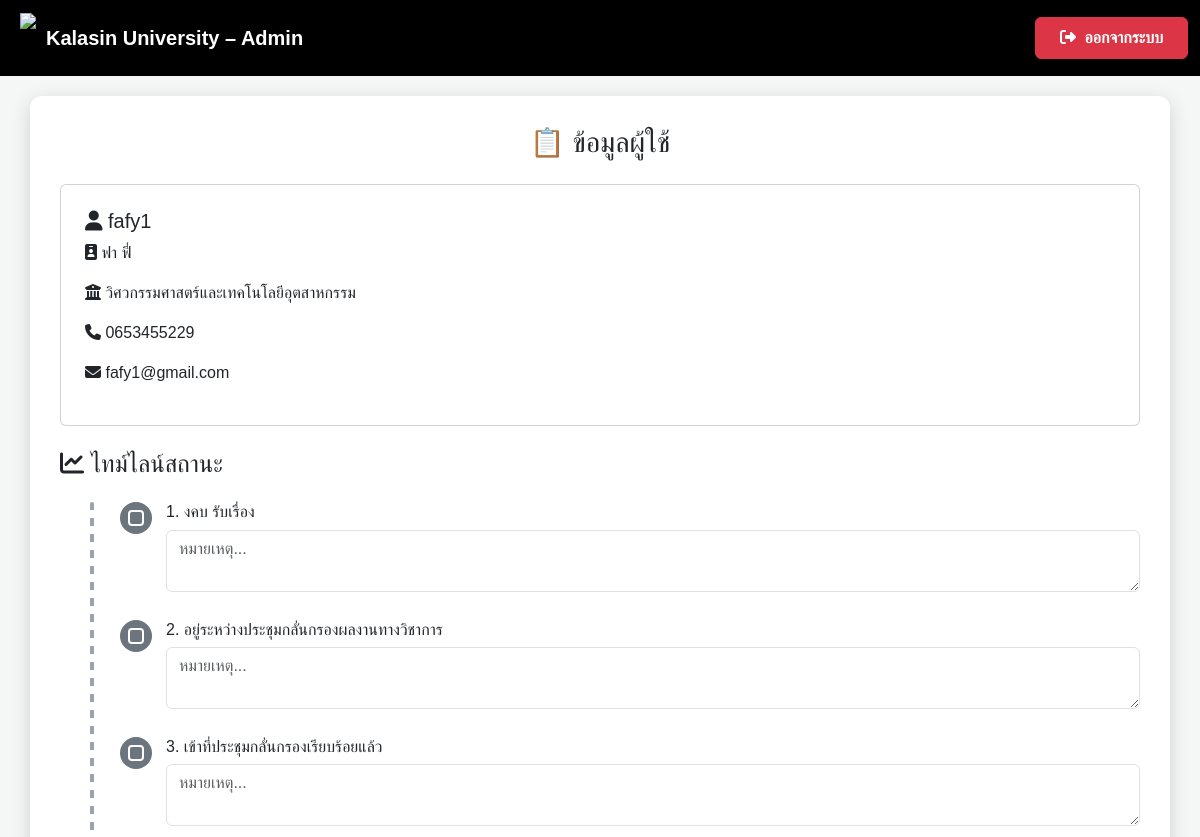
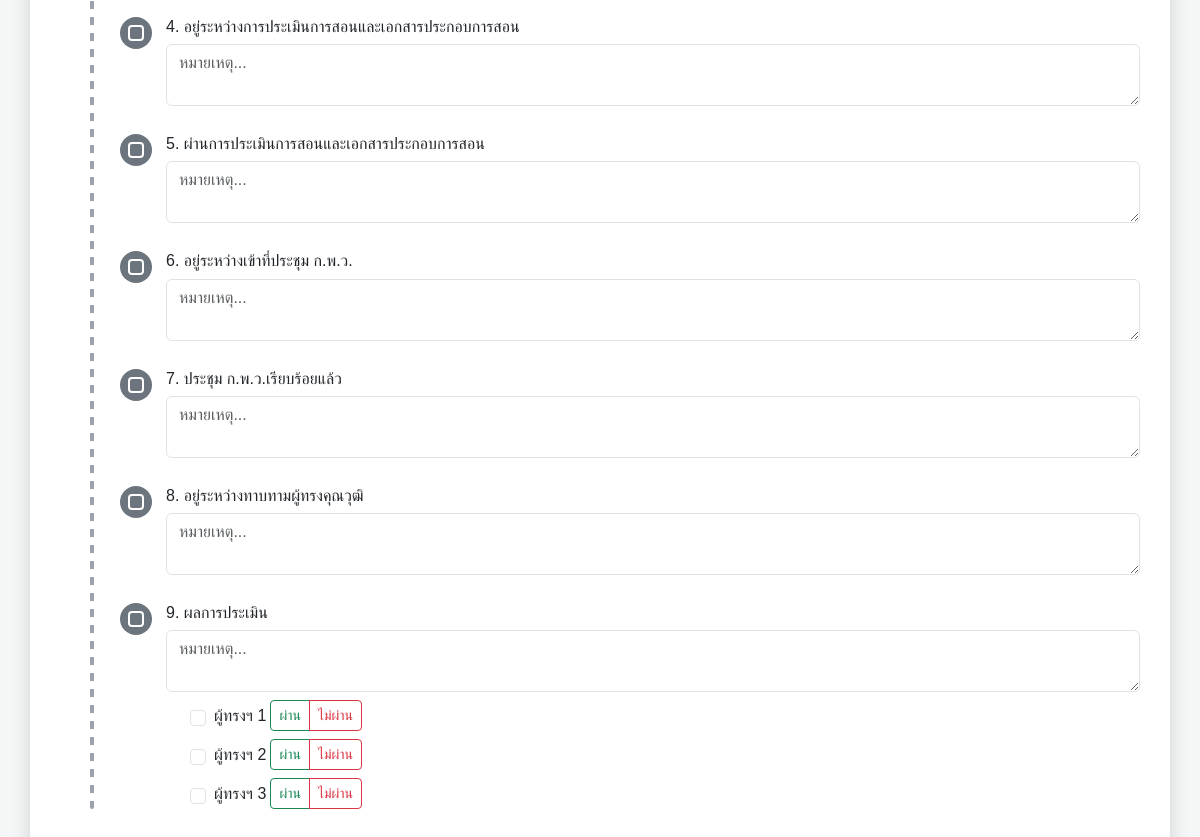
Before: /timeline/6 with the older database file (2 pictures, top to bottom).
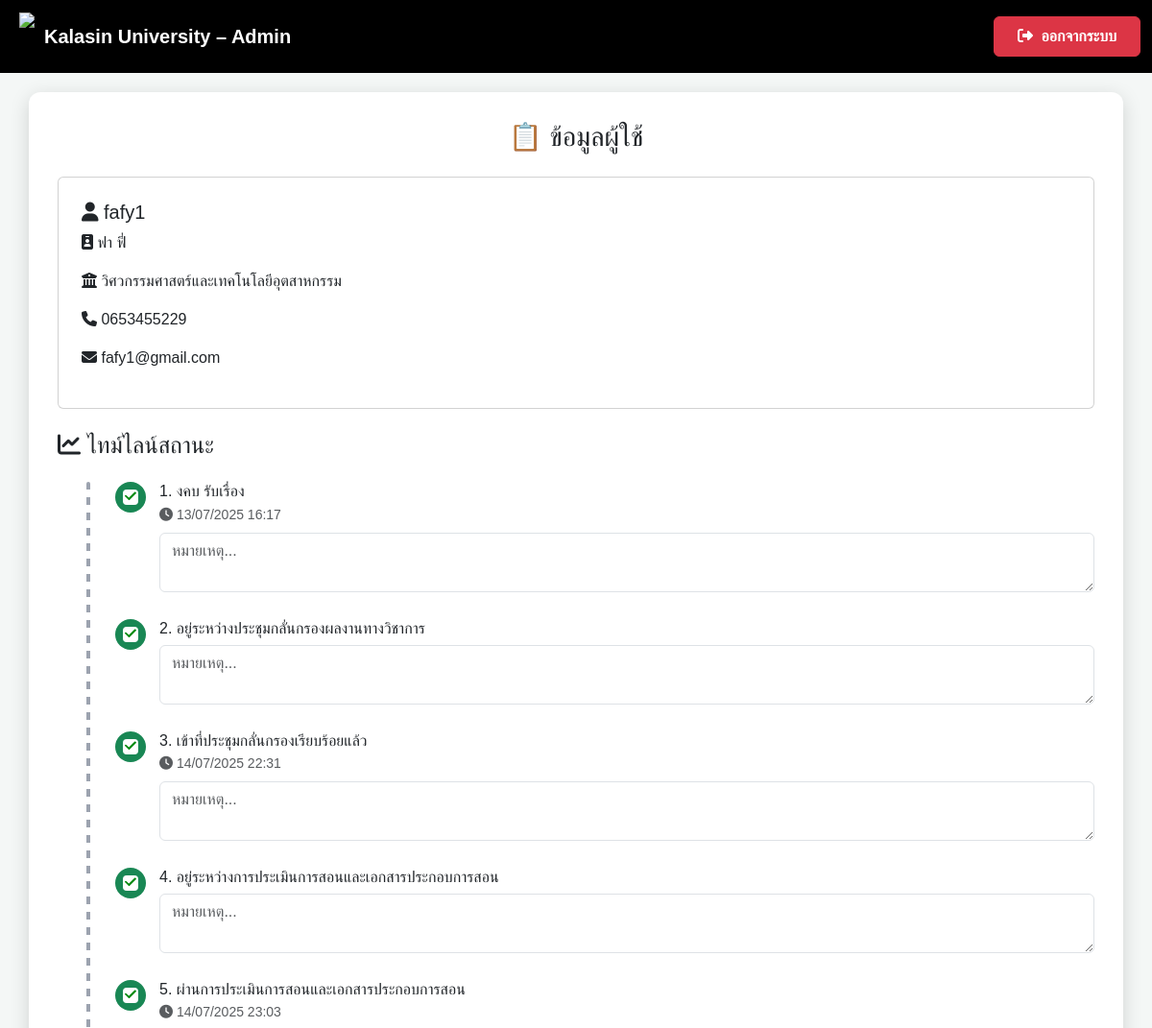
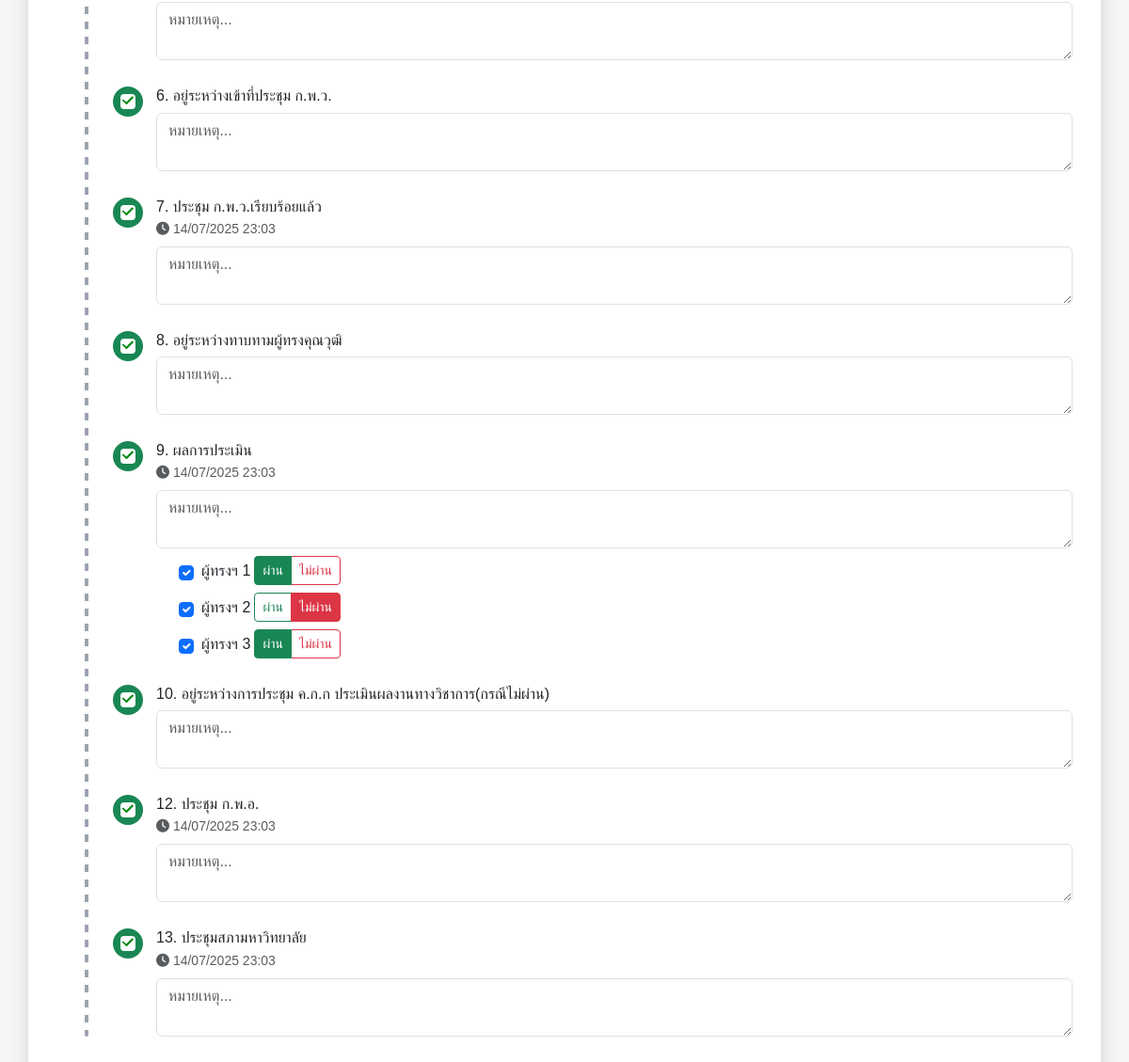
After: the same page with the newer database file (2 pictures, top to bottom).
### app.py (models this page shows)
class User(db.Model, UserMixin):
    __tablename__ = "user"
    id        = db.Column(db.Integer, primary_key=True)
    username  = db.Column(db.String(80),  unique=True, nullable=False)
    password  = db.Column(db.String(128), nullable=False)   # เก็บ hash ได้ยาว ๆ
    full_name = db.Column(db.String(150), nullable=False)
    first_name = db.Column(db.String(80))
    last_name  = db.Column(db.String(80))
    faculty    = db.Column(db.String(100), nullable=False)
    email      = db.Column(db.String(120), unique=True, nullable=False)
    role       = db.Column(db.String(20),  default="user")
    phone      = db.Column(db.String(20))   # 🆕 เพิ่มบรรทัดนี้
    requests = db.relationship(
        "AcademicRequest",
        backref="user",
        cascade="all, delete-orphan",
        lazy="dynamic"
    )
    workflow_steps = db.relationship(
        "WorkflowStep",
        backref="user",
        cascade="all, delete-orphan",
        lazy="dynamic"
    )

class WorkflowStep(db.Model):
    __tablename__ = "workflow_step"
    id        = db.Column(db.Integer, primary_key=True)
    user_id   = db.Column(
        db.Integer,
        db.ForeignKey("user.id", ondelete="CASCADE"),
        nullable=False
    )
    order_no  = db.Column(db.Integer)           # 1-13
    title     = db.Column(db.String(150))
    is_done   = db.Column(db.Boolean,  default=False)
    done_at   = db.Column(db.DateTime)
    comment   = db.Column(db.Text)
    is_visible = db.Column(db.Boolean, default=True)
    experts = db.relationship(
        "ExpertVote",
        backref="step",
        cascade="all, delete-orphan",
        lazy="dynamic"
    )

### app.py (the view)
@app.route("/timeline/<int:user_id>", endpoint="timeline")
def timeline(user_id):
    user = User.query.get_or_404(user_id)
    ensure_workflow(user.id)
    recalc_after_vote(user.id)   # <- เติมบรรทัดนี้ เข้าไปก่อน query
    steps = (WorkflowStep.query
             .filter_by(user_id=user.id, is_visible=True)
             .order_by(WorkflowStep.order_no)
             .all())
    for st in steps:
        st.show_time = st.order_no in SHOW_TIME_STEPS  # True / False
    FAC_MAP = {
        "engineering-industrial-tech": "วิศวกรรมศาสตร์และเทคโนโลยีอุตสาหกรรม",
        "science-health-tech": "วิทยาศาสตร์และเทคโนโลยีสุขภาพ",
        "agri-tech": "เทคโนโลยีการเกษตร",
        "liberal-arts": "ศิลปศาสตร์",
        "edu-innovation": "ศึกษาศาสตร์และนวัตกรรมการศึกษา",
        "management-science": "บริหารศาสตร์"
    }
    faculty_th = FAC_MAP.get(user.faculty, "ไม่ระบุคณะ")
    return render_template(
        "timeline.html",
        user=user,
        faculty_th=faculty_th,
        steps=steps,    # ตอนนี้ DB ถูกกรอง is_visible มาแล้ว
    )

### app.py (called while the page is built, shortened)
def ensure_workflow(user_id):
    if WorkflowStep.query.filter_by(user_id=user_id).first():
        return

@app.template_filter("th_time")
def th_time(dt, fmt="%d/%m/%Y %H:%M"):
    if not dt:
        return ""
    if dt.tzinfo is None:           # ← ถ้าเจอค่า naive
        dt = dt.replace(tzinfo=timezone.utc)
    th = pytz.timezone("Asia/Bangkok")
    return dt.astimezone(th).strftime(fmt)

### templates/timeline.html (shortened to what this page needs)
<!DOCTYPE html>
<html lang="th">
<head>
  <link href="https://cdn.jsdelivr.net/npm/bootstrap@5.3.3/dist/css/bootstrap.min.css" rel="stylesheet" />
  <link href="https://cdnjs.cloudflare.com/ajax/libs/font-awesome/6.4.2/css/all.min.css" rel="stylesheet" />
</head>
<body>
<nav class="navbar navbar-expand-lg navbar-dark">
  <div class="container-fluid">
    <a class="navbar-brand ms-2 d-flex align-items-center" href="{{ url_for('admin_dashboard') }}">
      <img src="https://upload.wikimedia.org/wikipedia/th/4/4e/Kalasin_University_Seal.svg"
           style="height:50px;margin-right:10px">
      <strong>Kalasin University – Admin</strong>
    </a>
    <div class="ms-auto">
      <a href="{{ url_for('logout') }}" class="btn btn-danger fw-bold px-4 py-2">
        <i class="fas fa-sign-out-alt me-1"></i> ออกจากระบบ
      </a>
    </div>
  </div>
</nav>
<div class="container box">
  <h3 class="mb-4 text-center">📋 ข้อมูลผู้ใช้</h3>
  <div class="card p-4">
    <h5><i class="fas fa-user"></i> {{ user.username }}</h5>
    <p><i class="fas fa-id-badge"></i> {{ user.first_name }} {{ user.last_name }}</p>
    <p><i class="fas fa-building-columns"></i> {{ faculty_th }}</p>
    <p><i class="fas fa-phone"></i> {{ user.phone or '—' }}</p>
    <p><i class="fas fa-envelope"></i> {{ user.email }}</p>
  </div>
<h4 class="mt-4 mb-3"><i class="fas fa-chart-line"></i> ไทม์ไลน์สถานะ</h4>
<ul class="timeline">
  {% if steps and steps|length > 0 %}
    {% for step in steps %}
      <li class="timeline-item">
        <span class="timeline-icon {{ 'checked' if step.is_done else 'bg-secondary text-white' }}"
              id="ico-{{ step.id }}">
        </span>
        <div class="timeline-content">
          <h6>{{ step.order_no }}. {{ step.title }}</h6>
          {% if step.show_time %}
            <small id="time-{{ step.id }}"
                   class="text-muted done-time {% if not (step.is_done and step.done_at) %}d-none{% endif %}">
              {% if step.is_done and step.done_at %}
                <i class="fas fa-clock"></i> {{ step.done_at|th_time }}
              {% endif %}
            </small>
          {% endif %}
          <textarea class="form-control comment-area mt-2"
                    id="cmt-{{ step.id }}"
                    placeholder="หมายเหตุ..."
                    onblur="saveComment({{ step.id }})">{{ step.comment or '' }}</textarea>
          {% if step.order_no == 9 %}
            <div class="d-flex flex-column gap-2 mt-2 ps-4">
              {% for e in range(3) %}
                {% set vote = step.experts.filter_by(idx=e).first() %}
                <div class="d-flex align-items-center gap-1">
                  <input type="checkbox"
                         class="form-check-input me-1"
                         id="exp-{{ step.id }}-{{ e }}"
                         {% if vote %}checked{% endif %}
                         onchange="toggleExpert(this, {{ step.id }}, {{ e }})">
                  <span>ผู้ทรงฯ {{ e+1 }}</span>
                  <div class="btn-group" role="group">
                    <label class="btn btn-outline-success btn-sm"
                           for="pass-{{ step.id }}-{{ e }}">
                      ผ่าน
                    </label>
                    <label class="btn btn-outline-danger btn-sm"
                           for="fail-{{ step.id }}-{{ e }}">
                      ไม่ผ่าน
                    </label>
                  </div>
                </div>
              {% endfor %}
            </div>
          {% endif %}
        </div>
      </li>
    {% endfor %}
  {% else %}
    <p>ยังไม่มีขั้นตอนให้แสดง</p>
  {% endif %}
</ul>
</body>
</html>

### templates/timeline.html (style rules this page uses)
body { font-family:'Poppins',sans-serif;background:#f4f7f6; }
.navbar { background:#000 }
.box { background:#fff;border-radius:12px;padding:30px;box-shadow:0 5px 20px rgba(0,0,0,.15);margin-top:20px; }
.timeline { position:relative;list-style:none;margin:0;padding-left:60px;margin-top:1.5rem; }
.timeline::before { content:"";position:absolute;left:30px;top:0;bottom:0;width:4px;background-image:repeating-linear-gradient(to bottom,#9ca3af 0 8px,transparent 8px 16px);border-radius:2px; }
.timeline-item { display:flex;align-items:flex-start;margin-bottom:1.75rem; }
.timeline-icon { flex:0 0 32px;width:32px;height:32px;border-radius:50%;display:flex;align-items:center;justify-content:center;font-size:.9rem;margin-right:14px;position:relative;transition:.15s; }
.timeline-content { flex:1; }
.timeline-content h6 { margin:0;font-weight:500; }
.done-time { display:block;margin-top:4px; }
.timeline-icon::after { content:"";position:absolute;top:8px;left:8px;width:16px;height:16px;border:2px solid #fff;border-radius:4px;background:transparent;pointer-events:none; }
.timeline-icon.checked { background:#198754!important; }

Changed rows visible on the page:
changed WorkflowStep "งคบ รับเรื่อง": is_done False → True (drawn); done_at|th_time (not shown) → "13/07/2025 16:17"
changed WorkflowStep "อยู่ระหว่างประชุมกลั่นกรองผลงานทางวิชาการ": is_done False → True (drawn)
changed WorkflowStep "เข้าที่ประชุมกลั่นกรองเรียบร้อยแล้ว": is_done False → True (drawn); done_at|th_time (not shown) → "14/07/2025 22:31"
changed WorkflowStep "อยู่ระหว่างการประเมินการสอนและเอกสารประกอบการสอน": is_done False → True (drawn)
changed WorkflowStep "ผ่านการประเมินการสอนและเอกสารประกอบการสอน": is_done False → True (drawn); done_at|th_time (not shown) → "14/07/2025 23:03"
changed WorkflowStep "อยู่ระหว่างเข้าที่ประชุม ก.พ.ว.": is_done False → True (drawn)
changed WorkflowStep "ประชุม ก.พ.ว.เรียบร้อยแล้ว": is_done False → True (drawn); done_at|th_time (not shown) → "14/07/2025 23:03"
changed WorkflowStep "อยู่ระหว่างทาบทามผู้ทรงคุณวุฒิ": is_done False → True (drawn)
changed WorkflowStep "ผลการประเมิน": is_done False → True (drawn); done_at|th_time (not shown) → "14/07/2025 23:03"; id "☐" → "☑"
now on this page (row edited): WorkflowStep: order_no "10", title "อยู่ระหว่างการประชุม ค.ก.ก ประเมินผลงานทางวิชาการ(กรณีไม่ผ่าน)", id "หมายเหตุ..."
now on this page (row edited): WorkflowStep: order_no "12", title "ประชุม ก.พ.อ.", done_at|th_time "14/07/2025 23:03", id "หมายเหตุ..."
now on this page (row edited): WorkflowStep: order_no "13", title "ประชุมสภามหาวิทยาลัย", done_at|th_time "14/07/2025 23:03", id "หมายเหตุ..."
